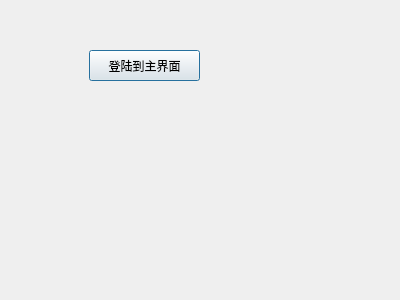
<?xml version="1.0" encoding="UTF-8"?>
<ui version="4.0">
 <class>LoginDlg</class>
 <widget class="QDialog" name="LoginDlg">
  <property name="geometry">
   <rect>
    <x>0</x>
    <y>0</y>
    <width>400</width>
    <height>300</height>
   </rect>
  </property>
  <property name="windowTitle">
   <string>Dialog</string>
  </property>
  <widget class="QPushButton" name="pushButton">
   <property name="geometry">
    <rect>
     <x>89</x>
     <y>50</y>
     <width>111</width>
     <height>31</height>
    </rect>
   </property>
   <property name="text">
    <string>登陆到主界面</string>
   </property>
  </widget>
 </widget>
 <resources/>
 <connections>
  <connection>
   <sender>pushButton</sender>
   <signal>clicked()</signal>
   <receiver>LoginDlg</receiver>
   <slot>accept()</slot>
   <hints>
    <hint type="sourcelabel">
     <x>151</x>
     <y>70</y>
    </hint>
    <hint type="destinationlabel">
     <x>210</x>
     <y>137</y>
    </hint>
   </hints>
  </connection>
 </connections>
</ui>
